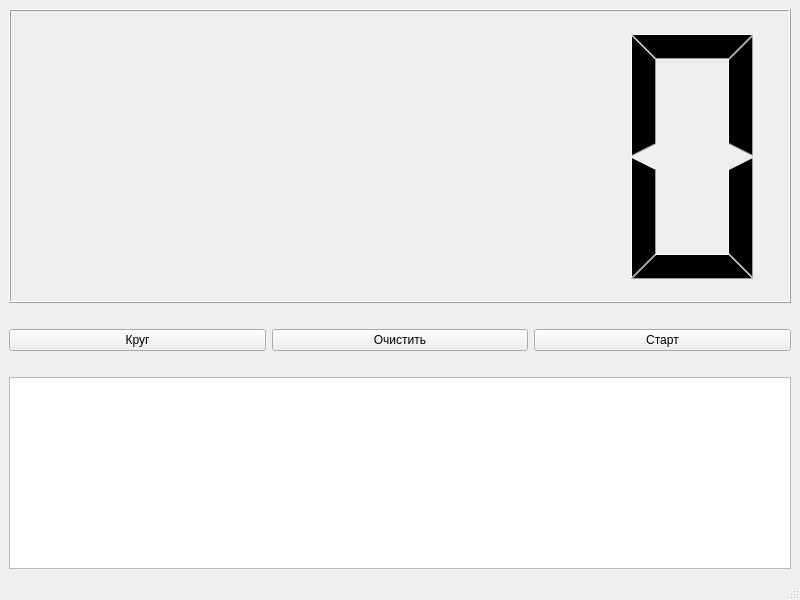
<?xml version="1.0" encoding="UTF-8"?>
<ui version="4.0">
 <class>MainWindow</class>
 <widget class="QMainWindow" name="MainWindow">
  <property name="geometry">
   <rect>
    <x>0</x>
    <y>0</y>
    <width>800</width>
    <height>600</height>
   </rect>
  </property>
  <property name="windowTitle">
   <string>MainWindow</string>
  </property>
  <widget class="QWidget" name="centralwidget">
   <layout class="QVBoxLayout" name="verticalLayout">
    <item>
     <widget class="QLCDNumber" name="seconds">
      <property name="sizePolicy">
       <sizepolicy hsizetype="Minimum" vsizetype="Minimum">
        <horstretch>50</horstretch>
        <verstretch>50</verstretch>
       </sizepolicy>
      </property>
      <property name="frameShape">
       <enum>QFrame::Shape::Box</enum>
      </property>
      <property name="digitCount">
       <number>5</number>
      </property>
     </widget>
    </item>
    <item>
     <spacer name="horizontalSpacer">
      <property name="orientation">
       <enum>Qt::Orientation::Horizontal</enum>
      </property>
      <property name="sizeHint" stdset="0">
       <size>
        <width>40</width>
        <height>20</height>
       </size>
      </property>
     </spacer>
    </item>
    <item>
     <layout class="QHBoxLayout" name="horizontalLayout">
      <item>
       <widget class="QPushButton" name="pb_circle">
        <property name="text">
         <string>Круг</string>
        </property>
       </widget>
      </item>
      <item>
       <widget class="QPushButton" name="pb_clear">
        <property name="text">
         <string>Очистить</string>
        </property>
       </widget>
      </item>
      <item>
       <widget class="QPushButton" name="pb_startstop">
        <property name="text">
         <string>Старт</string>
        </property>
       </widget>
      </item>
     </layout>
    </item>
    <item>
     <spacer name="horizontalSpacer_2">
      <property name="orientation">
       <enum>Qt::Orientation::Horizontal</enum>
      </property>
      <property name="sizeHint" stdset="0">
       <size>
        <width>40</width>
        <height>20</height>
       </size>
      </property>
     </spacer>
    </item>
    <item>
     <widget class="QTextBrowser" name="textBrowser"/>
    </item>
   </layout>
  </widget>
  <widget class="QMenuBar" name="menubar">
   <property name="geometry">
    <rect>
     <x>0</x>
     <y>0</y>
     <width>800</width>
     <height>24</height>
    </rect>
   </property>
  </widget>
  <widget class="QStatusBar" name="statusbar"/>
 </widget>
 <resources/>
 <connections/>
</ui>
